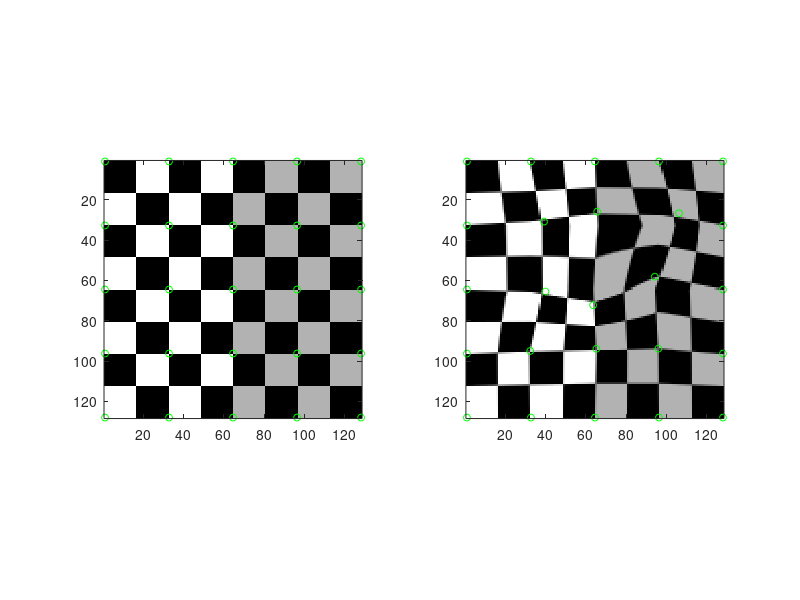

The MATLAB source for this figure:

% control pointÀÇ °³Œö ÁöÁ€
ctrNx = 5;
ctrNy = 5;

% ¿öÇÎÇÒ ÀÌ¹ÌÁö ÁØºñ
I = checkerboard(16);
[nrow, ncol] = size(I);    % ÀÌ¹ÌÁöÀÇ »çÀÌÁî ŸòŽÂŽÙ




% control point grid Œ³Á€
[x1, y1] = meshgrid( linspace(1,ncol,ctrNx), linspace(1,nrow,ctrNy) );

% ¹«ÀÛÀ§ °ªÀ» °¡Áöµµ·Ï motion vector »ýŒº
amp  = 5;  % motion vectorÀÇ Å©±âžŠ Å°¿öÁÖŽÂ factor
Vx = padarray(randn([ctrNy-2 ctrNx-2])*amp,[1, 1]);   % ¿Ü°ûÀÇ motion vectorŽÂ ¿òÁ÷ÀÌÁö ŸÊµµ·Ï Œ³Á€
Vy = padarray(randn([ctrNy-2 ctrNx-2])*amp,[1, 1]);

% motion vectoržŠ ÀÌ¿ëÇØŒ deformation map Ux, Uy »ýŒº
[x2, y2] = meshgrid( 1:ncol, 1:nrow);
Ux = interp2( x1, y1, Vx, x2, y2 );
Uy = interp2( x1, y1, Vy, x2, y2 );





% pixelÀ» ÀÌµ¿ÇØŒ warping ŒöÇà
Iwarped = interp2(x2, y2, I, x2 - Ux, y2 - Uy );




% Ç¥œÃ
figure;
subplot(1,2,1);
imagesc(I, [ 0 1]); colormap gray; axis image;
hold on;
scatter( x1(:), y1(:), 25, 'g');

subplot(1,2,2);
imagesc(Iwarped,[0 1]); colormap gray; axis image;
hold on;
scatter( x1(:)+Vx(:), y1(:)+Vy(:), 25, 'g');